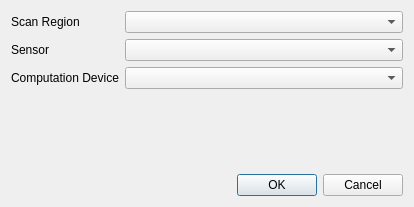
<?xml version="1.0" encoding="UTF-8"?>
<ui version="4.0">
 <class>settings_dialog</class>
 <widget class="QDialog" name="settings_dialog">
  <property name="geometry">
   <rect>
    <x>0</x>
    <y>0</y>
    <width>414</width>
    <height>207</height>
   </rect>
  </property>
  <property name="windowTitle">
   <string>ReconstructMe - Settings</string>
  </property>
  <layout class="QGridLayout" name="gridLayout_2">
   <item row="0" column="0">
    <layout class="QGridLayout" name="gridLayout">
     <item row="1" column="1">
      <widget class="QComboBox" name="lw_sensor"/>
     </item>
     <item row="0" column="1">
      <widget class="QComboBox" name="lw_config"/>
     </item>
     <item row="0" column="0">
      <widget class="QLabel" name="label">
       <property name="text">
        <string>Scan Region</string>
       </property>
      </widget>
     </item>
     <item row="1" column="0">
      <widget class="QLabel" name="label_2">
       <property name="text">
        <string>Sensor</string>
       </property>
      </widget>
     </item>
     <item row="2" column="0">
      <widget class="QLabel" name="label_3">
       <property name="text">
        <string>Computation Device</string>
       </property>
      </widget>
     </item>
     <item row="2" column="1">
      <widget class="QComboBox" name="lw_device"/>
     </item>
     <item row="3" column="0" colspan="2">
      <spacer name="verticalSpacer">
       <property name="orientation">
        <enum>Qt::Vertical</enum>
       </property>
       <property name="sizeHint" stdset="0">
        <size>
         <width>20</width>
         <height>40</height>
        </size>
       </property>
      </spacer>
     </item>
     <item row="4" column="1">
      <widget class="QDialogButtonBox" name="buttonBox">
       <property name="orientation">
        <enum>Qt::Horizontal</enum>
       </property>
       <property name="standardButtons">
        <set>QDialogButtonBox::Cancel|QDialogButtonBox::Ok</set>
       </property>
      </widget>
     </item>
    </layout>
   </item>
  </layout>
 </widget>
 <resources/>
 <connections>
  <connection>
   <sender>buttonBox</sender>
   <signal>accepted()</signal>
   <receiver>settings_dialog</receiver>
   <slot>accept()</slot>
   <hints>
    <hint type="sourcelabel">
     <x>248</x>
     <y>254</y>
    </hint>
    <hint type="destinationlabel">
     <x>157</x>
     <y>274</y>
    </hint>
   </hints>
  </connection>
  <connection>
   <sender>buttonBox</sender>
   <signal>rejected()</signal>
   <receiver>settings_dialog</receiver>
   <slot>reject()</slot>
   <hints>
    <hint type="sourcelabel">
     <x>316</x>
     <y>260</y>
    </hint>
    <hint type="destinationlabel">
     <x>286</x>
     <y>274</y>
    </hint>
   </hints>
  </connection>
 </connections>
</ui>
